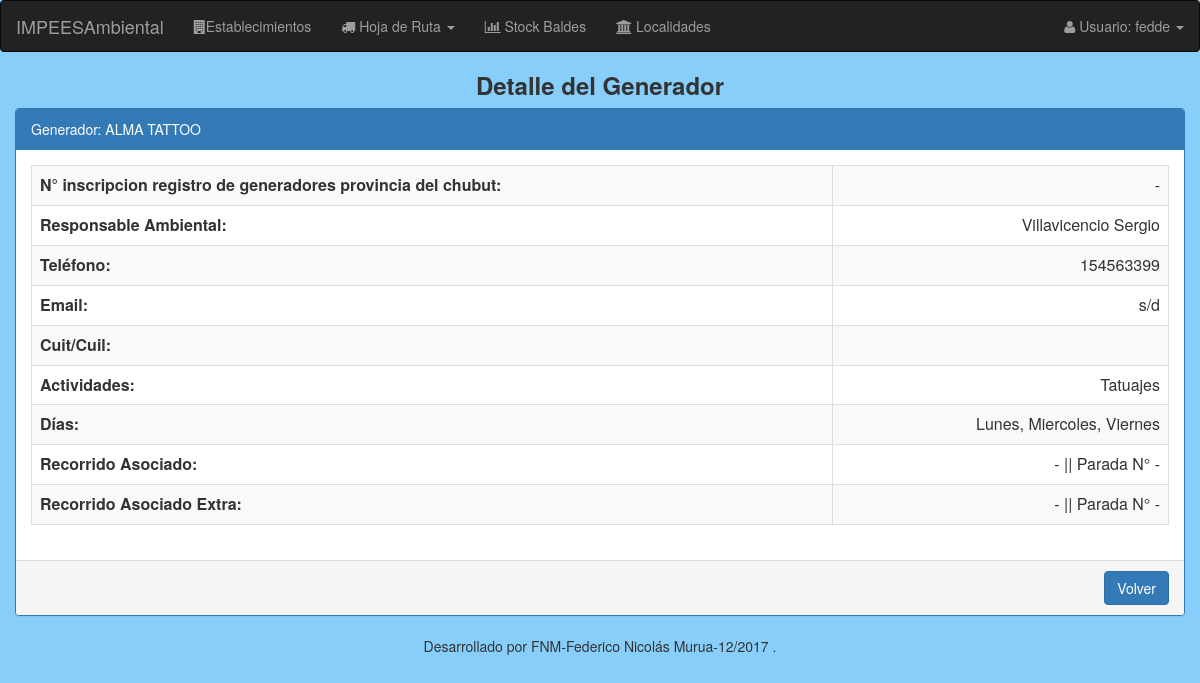
The page /generadores/detalle/generadores/1/ (signed in) on the database its author committed.
### modulo_I/models.py (models this page shows, shortened)
class EstablecimientoGenerador(models.Model):
    nro_inscripcion = models.BigIntegerField(unique=True, blank=True, null=True, default=None) # N° inscripcion registro de generadores provincia del chubut
    activo = models.BooleanField(default=False)
    razon_social = models.CharField(max_length=50)
    direccion = models.CharField(max_length=100)
    tipo_actividad = MultiSelectField(choices=sorted(Actividades), blank=True, null=True)
    recoleccion = MultiSelectField(choices=Dias, blank=True, null=True)
    localidad = models.ForeignKey('Localidad', null=True, on_delete=models.SET_NULL)
    telefono = models.CharField(max_length=50, blank=True, null=True)
    email = models.CharField(max_length=200, blank=True, null=True)
    responsable_ambiental = models.CharField(max_length=50, blank=True, null=True)
    cuit = models.CharField(max_length=20, blank=True, null=True)
    recorrido = models.ForeignKey('Recorrido', blank=True, null=True, on_delete=models.SET_NULL)
    nro_parada = models.IntegerField(validators=[MinValueValidator(1)], blank=True, null=True)
    recorrido_extra = models.ForeignKey('Recorrido', blank=True, null=True, on_delete=models.SET_NULL, related_name="recorrido_extra")
    nro_parada_extra = models.IntegerField(validators=[MinValueValidator(1)], blank=True, null=True)

### modulo_I/views.py (the view)
@login_required
def detalle_generadores(request, nro_generador):
    generador = EstablecimientoGenerador.objects.get(id=nro_generador)
    return render(request, 'establecimiento/generador_detalle.html', {'generador': generador})

### modulo_I/templates/establecimiento/generador_detalle.html (shortened to what this page needs)
{% extends "base/base_detalle.html" %}
{% load staticfiles %}
{% load staticfiles bootstrap3 %}
{% block header-title %}Detalle del Generador{% endblock %}
{% block panel-heading %}
  Generador: {{generador.razon_social}}
{% endblock %}
{% block detalle %}
  <table class="table table-striped table-bordered">
      <tbody>
          <tr>
              <th>N° inscripcion registro de generadores provincia del chubut:</th>
              <td style="text-align:right;"> {{ generador.nro_inscripcion|default_if_none:"-" }}</td>
          </tr>
          <tr>
              <th>Responsable Ambiental:</th>
              <td style="text-align:right;"> {{ generador.responsable_ambiental|default_if_none:"-" }}</td>
          </tr>
          <tr>
              <th>Teléfono:</th>
              <td style="text-align:right;"> {{ generador.telefono|default_if_none:"-" }}</td>
          </tr>
          <tr>
              <th>Email:</th>
              <td style="text-align:right;"> {{ generador.email|default_if_none:"-" }}</td>
          </tr>
          <tr>
              <th>Cuit/Cuil:</th>
              <td style="text-align:right;"> {{ generador.cuit|default_if_none:"-" }}</td>
          </tr>
          <tr>
              <th>Actividades:</th>
              <td style="text-align:right;"> {{ generador.get_tipo_actividad_display|default_if_none:"-" }}</td>
          </tr>
          <tr>
              <th>Días:</th>
              <td style="text-align:right;"> {{ generador.get_recoleccion_display|default_if_none:"-" }}</td>
          </tr>
          <tr>
              <th>Recorrido Asociado:</th>
              <td style="text-align:right;"> {{ generador.recorrido|default_if_none:"-" }} || Parada N° {{ generador.nro_parada|default_if_none:"-" }}</td>
          </tr>
          <tr>
              <th>Recorrido Asociado Extra:</th>
              <td style="text-align:right;"> {{ generador.recorrido_extra|default_if_none:"-" }} || Parada N° {{ generador.nro_parada_extra|default_if_none:"-" }}</td>
          </tr>
      </tbody>
  </table>
{% endblock %}
{% block url-volver %}
  {% url 'generadores:listado_generadores' %}
{% endblock %}

### templates/base/nav.html (shortened to what this page needs)
<nav class="navbar navbar-inverse">
  <div class="container-fluid">
    <div class="navbar-header">
      <a class="navbar-brand" href="#" >IMPEESAmbiental</a>
    </div>
    <ul class="nav navbar-nav">
      <li><a href="{% url 'generadores:listado_generadores' %}"><i class="fa fa-building"></i>Establecimientos</a><li>
      <li class="dropdown"><a class="dropdown-toggle" data-toggle="dropdown" href="#"><i class="fa fa-truck"></i> Hoja de Ruta <span class="caret"></span></a>
      </li>
      <li><a href="{% url 'baldes:listado_baldes' %}"><i class="fa fa-bar-chart-o"></i> Stock Baldes</a><li>
      <li><a href="{% url 'localidades:listado_localidades' %}"><i class="fa fa-institution"></i> Localidades</a><li>
    </ul>
    <ul class="nav navbar-nav navbar-right">
      <li class="dropdown"><a class="dropdown-toggle" data-toggle="dropdown" href="#"><i class="fa fa-user"></i> Usuario: {{user.get_username}} <span class="caret"></span></a>
      </li>
    </ul>
  </div>
</nav>

### rows shown on the page
EstablecimientoGenerador: razon_social "ALMA TATTOO", nro_inscripcion "-", responsable_ambiental "Villavicencio Sergio", telefono "154563399", email "s/d", tipo_actividad "Tatuajes", recoleccion "Lunes, Miercoles, Viernes", recorrido "-", nro_parada "-", recorrido_extra "-", nro_parada_extra "-"

### other values the page prints
{{ user.get_username }} "fedde"
